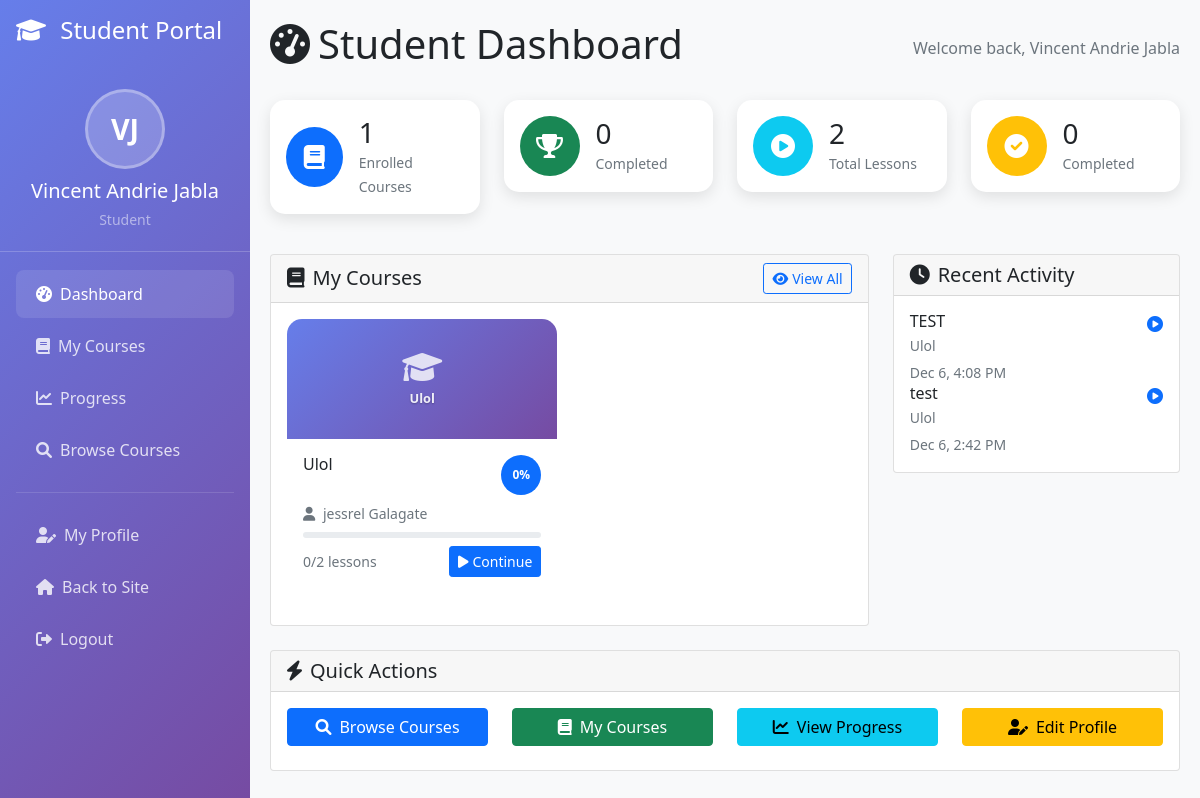
Page /student/index.php (signed in) on the committed database.
### tables this page shows
CREATE TABLE `users` (
  `id` int(11) NOT NULL,
  `username` varchar(50) NOT NULL,
  `email` varchar(100) NOT NULL,
  `password` varchar(255) NOT NULL,
  `first_name` varchar(50) NOT NULL,
  `last_name` varchar(50) NOT NULL,
  `role` enum('student','instructor','admin') DEFAULT 'student',
  `profile_image` varchar(255) DEFAULT NULL,
  `bio` text DEFAULT NULL,
  `phone` varchar(20) DEFAULT NULL,
  `date_of_birth` date DEFAULT NULL,
  `instructor_rating_average` decimal(3,2) DEFAULT 0.00,
  `instructor_rating_count` int(11) DEFAULT 0,
  `is_active` tinyint(1) DEFAULT 1,
  `email_verified` tinyint(1) DEFAULT 0,
  `created_at` timestamp NOT NULL DEFAULT current_timestamp(),
  `updated_at` timestamp NOT NULL DEFAULT current_timestamp() ON UPDATE current_timestamp()
);

CREATE TABLE `courses` (
  `id` int(11) NOT NULL,
  `title` varchar(200) NOT NULL,
  `description` text NOT NULL,
  `short_description` varchar(500) DEFAULT NULL,
  `instructor_id` int(11) NOT NULL,
  `category_id` int(11) NOT NULL,
  `price` decimal(10,2) DEFAULT 0.00,
  `is_free` tinyint(1) DEFAULT 1,
  `thumbnail` varchar(255) DEFAULT NULL,
  `video_preview` varchar(255) DEFAULT NULL,
  `level` enum('beginner','intermediate','advanced') DEFAULT 'beginner',
  `duration_hours` int(11) DEFAULT 0,
  `language` varchar(50) DEFAULT 'English',
  `requirements` text DEFAULT NULL,
  `what_you_learn` text DEFAULT NULL,
  `is_published` tinyint(1) DEFAULT 0,
  `is_featured` tinyint(1) DEFAULT 0,
  `enrollment_count` int(11) DEFAULT 0,
  `rating_average` decimal(3,2) DEFAULT 0.00,
  `rating_count` int(11) DEFAULT 0,
  `created_at` timestamp NOT NULL DEFAULT current_timestamp(),
  `updated_at` timestamp NOT NULL DEFAULT current_timestamp() ON UPDATE current_timestamp()
);

CREATE TABLE `lesson_progress` (
  `id` int(11) NOT NULL,
  `student_id` int(11) NOT NULL,
  `lesson_id` int(11) NOT NULL,
  `course_id` int(11) NOT NULL,
  `is_completed` tinyint(1) DEFAULT 0,
  `completion_date` timestamp NULL DEFAULT NULL,
  `time_spent` int(11) DEFAULT 0,
  `last_position` int(11) DEFAULT 0,
  `created_at` timestamp NOT NULL DEFAULT current_timestamp(),
  `updated_at` timestamp NOT NULL DEFAULT current_timestamp() ON UPDATE current_timestamp()
);

CREATE TABLE `lessons` (
  `id` int(11) NOT NULL,
  `course_id` int(11) NOT NULL,
  `title` varchar(200) NOT NULL,
  `description` text DEFAULT NULL,
  `content` longtext DEFAULT NULL,
  `video_url` varchar(500) DEFAULT NULL,
  `video_duration` int(11) DEFAULT 0,
  `lesson_order` int(11) NOT NULL,
  `is_preview` tinyint(1) DEFAULT 0,
  `attachments` longtext DEFAULT NULL CHECK (json_valid(`attachments`)),
  `quiz_id` int(11) DEFAULT NULL,
  `is_published` tinyint(1) DEFAULT 1,
  `created_at` timestamp NOT NULL DEFAULT current_timestamp(),
  `updated_at` timestamp NOT NULL DEFAULT current_timestamp() ON UPDATE current_timestamp()
);

### student/index.php (the view, shortened to what the rows shown need)
<?php
require_once __DIR__ . '/../classes/User.php';
$student_id = $_SESSION['user_id'];
try {
    $database = new Database();
    $conn = $database->getConnection();
    $query = "SELECT c.*, e.enrollment_date, e.progress_percentage, e.is_completed,
                     cat.name as category_name,
                     u.first_name as instructor_first_name, u.last_name as instructor_last_name,
                     (SELECT COUNT(*) FROM lessons l WHERE l.course_id = c.id AND l.is_published = 1) as total_lessons,
                     (SELECT COUNT(*) FROM lesson_progress lp
                      JOIN lessons l ON lp.lesson_id = l.id
                      WHERE lp.student_id = :student_id AND l.course_id = c.id AND lp.is_completed = 1) as completed_lessons,
                     (SELECT l.id FROM lessons l
                      LEFT JOIN lesson_progress lp ON l.id = lp.lesson_id AND lp.student_id = :student_id2
                      WHERE l.course_id = c.id AND l.is_published = 1
                      ORDER BY l.lesson_order ASC, lp.is_completed ASC, l.id ASC
                      LIMIT 1) as next_lesson_id
              FROM enrollments e
              JOIN courses c ON e.course_id = c.id
              JOIN categories cat ON c.category_id = cat.id
              JOIN users u ON c.instructor_id = u.id
              WHERE e.student_id = :student_id3
              ORDER BY e.enrollment_date DESC";
    $stmt = $conn->prepare($query);
    $stmt->bindParam(':student_id', $student_id);
    $stmt->bindParam(':student_id2', $student_id);
    $stmt->bindParam(':student_id3', $student_id);
    $stmt->execute();
    $enrolled_courses = $stmt->fetchAll(PDO::FETCH_ASSOC);
    $query = "SELECT lp.*, l.title as lesson_title, c.title as course_title, c.id as course_id
              FROM lesson_progress lp
              JOIN lessons l ON lp.lesson_id = l.id
              JOIN courses c ON l.course_id = c.id
              WHERE lp.student_id = :student_id
              ORDER BY lp.updated_at DESC
              LIMIT 5";
    $stmt = $conn->prepare($query);
    $stmt->bindParam(':student_id', $student_id);
    $stmt->execute();
    $recent_activity = $stmt->fetchAll(PDO::FETCH_ASSOC);
} catch (Exception $e) {
    $enrolled_courses = [];
    $recent_activity = [];
    $stats = ['total_courses' => 0, 'completed_courses' => 0, 'total_lessons' => 0, 'completed_lessons' => 0];
}
?>
<!DOCTYPE html>
<html lang="en">
<head>
    <link href="https://cdn.jsdelivr.net/npm/bootstrap@5.1.3/dist/css/bootstrap.min.css" rel="stylesheet">
    <link href="https://cdnjs.cloudflare.com/ajax/libs/font-awesome/6.0.0/css/all.min.css" rel="stylesheet">
</head>
<body class="bg-light">
    <?php include 'includes/sidebar.php'; ?>
    <div class="main-content">
        <div class="d-flex justify-content-between align-items-center mb-4">
            <h1><i class="fas fa-tachometer-alt me-2"></i>Student Dashboard</h1>
        </div>
                <div class="row mb-4">
                    <div class="col-lg-8">
                        <div class="card">
                            <div class="card-body">
                                <?php if (!empty($enrolled_courses)): ?>
                                    <div class="row">
                                        <?php foreach (array_slice($enrolled_courses, 0, 4) as $course): ?>
                                            <?php
                                            $progress = $course['total_lessons'] > 0 ?
                                                round(($course['completed_lessons'] / $course['total_lessons']) * 100) : 0;
                                            ?>
                                            <div class="col-md-6 mb-3">
                                                <div class="card course-card h-100">
                                                    <div class="course-thumbnail">
                                                        <?php if ($course['thumbnail'] && file_exists('../uploads/courses/' . $course['thumbnail'])): ?>
                                                            <img src="../uploads/courses/<?php echo htmlspecialchars($course['thumbnail']); ?>"
                                                                 alt="Course Thumbnail">
                                                        <?php else: ?>
                                                            <div class="fallback-icon">
                                                                <i class="fas fa-graduation-cap"></i>
                                                                <div class="course-title">
                                                                    <?php echo htmlspecialchars(substr($course['title'], 0, 20)) . (strlen($course['title']) > 20 ? '...' : ''); ?>
                                                                </div>
                                                            </div>
                                                        <?php endif; ?>
                                                    </div>
                                                    <div class="card-body">
                                                        <div class="d-flex justify-content-between align-items-start mb-2">
                                                            <h6 class="card-title mb-0">
                                                                <?php echo htmlspecialchars($course['title']); ?>
                                                            </h6>
                                                            <div class="progress-circle bg-primary" style="width: 40px; height: 40px; font-size: 12px;">
                                                                <?php echo $progress; ?>%
                                                            </div>
                                                        </div>
                                                        <p class="text-muted small mb-2">
                                                            <i class="fas fa-user me-1"></i>
                                                            <?php echo htmlspecialchars($course['instructor_first_name'] . ' ' . $course['instructor_last_name']); ?>
                                                        </p>
                                                        <div class="progress mb-2" style="height: 6px;">
                                                        </div>
                                                        <div class="d-flex justify-content-between align-items-center">
                                                            <small class="text-muted">
                                                                <?php echo $course['completed_lessons']; ?>/<?php echo $course['total_lessons']; ?> lessons
                                                            </small>
                                                            <?php if ($course['next_lesson_id']): ?>
                                                                <a href="../lesson.php?id=<?php echo $course['next_lesson_id']; ?>" class="btn btn-primary btn-sm">
                                                                    <i class="fas fa-play me-1"></i>Continue
                                                                </a>
                                                            <?php else: ?>
                                                                <a href="../course.php?id=<?php echo $course['id']; ?>" class="btn btn-outline-primary btn-sm">
                                                                    <i class="fas fa-eye me-1"></i>View Course
                                                                </a>
                                                            <?php endif; ?>
                                                        </div>
                                                    </div>
                                                </div>
                                            </div>
                                        <?php endforeach; ?>
                                    </div>
                                <?php endif; ?>
                            </div>
                        </div>
                    </div>
                    <div class="col-lg-4">
                        <div class="card">
                            <div class="card-body">
                                <?php if (!empty($recent_activity)): ?>
                                    <?php foreach ($recent_activity as $activity): ?>
                                        <div class="activity-item">
                                            <div class="d-flex justify-content-between align-items-start">
                                                <div class="flex-grow-1">
                                                    <h6 class="mb-1"><?php echo htmlspecialchars($activity['lesson_title']); ?></h6>
                                                    <p class="text-muted small mb-1">
                                                        <?php echo htmlspecialchars($activity['course_title']); ?>
                                                    </p>
                                                    <small class="text-muted">
                                                        <?php echo date('M j, g:i A', strtotime($activity['updated_at'])); ?>
                                                    </small>
                                                </div>
                                                <div class="ms-2">
                                                    <?php if ($activity['is_completed']): ?>
                                                        <i class="fas fa-check-circle text-success"></i>
                                                    <?php else: ?>
                                                        <i class="fas fa-play-circle text-primary"></i>
                                                    <?php endif; ?>
                                                </div>
                                            </div>
                                        </div>
                                    <?php endforeach; ?>
                                <?php endif; ?>
                            </div>
                        </div>
                    </div>
                </div>
    </div>
</body>
</html>

### student/includes/sidebar.php (shortened to what the rows shown need)
<?php
if (!isset($student_user)) {
    $student_user = new User();
    $student_user->getUserById($_SESSION['user_id']);
}
?>
<div class="sidebar position-fixed" style="width: 250px; z-index: 1000;">
    <div class="admin-profile">
        <div class="admin-initials" style="display: none;">
            <?php echo strtoupper(substr($student_user->first_name, 0, 1) . substr($student_user->last_name, 0, 1)); ?>
        </div>
        <h5 class="text-white mb-1 mt-2"><?php echo htmlspecialchars($student_user->first_name . ' ' . $student_user->last_name); ?></h5>
        <small class="text-white-50">Student</small>
    </div>
</div>

### rows in the picture
users: first_name+last_name "VJ", first_name+last_name "Vincent Andrie Jabla"
courses: title "Ulol", progress "0", instructor.last_name "jessrel Galagate", completed_lessons "0", total_lessons "2"
lesson_progress: lesson.title "TEST", course.title "Ulol", updated_at "Dec 6, 4:08 PM", is_completed 0 (drawn)
lesson_progress: lesson.title "test", course.title "Ulol", updated_at "Dec 6, 2:42 PM", is_completed 0 (drawn)

### other values in the picture
$_SESSION['user_name'] "Vincent Andrie Jabla"
$stats['total_courses'] "1"
$stats['completed_courses'] "0"
$stats['total_lessons'] "2"
$stats['completed_lessons'] "0"
